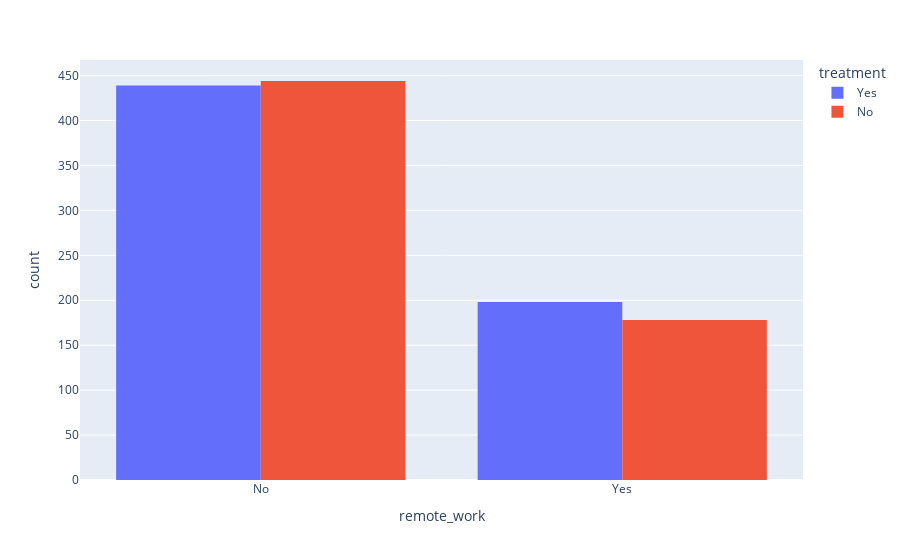

Notebook source saved alongside this figure:
### Code cell
px.histogram(df, x = 'remote_work',color='treatment',barmode='group')

### Figure 1 — Plotly figure (JSON) as saved in the notebook; plotly's stock layout.template omitted (floating-point values rounded to 4 significant figures; data arrays with more than 128 entries replaced by an {"elided": "..."} marker saying what was removed)
{"data": [{"alignmentgroup": "True", "bingroup": "x", "hovertemplate": "treatment=Yes<br>remote_work=%{x}<br>count=%{y}<extra></extra>", "legendgroup": "Yes", "marker": {"color": "#636efa", "pattern": {"shape": ""}}, "name": "Yes", "offsetgroup": "Yes", "orientation": "v", "showlegend": true, "type": "histogram", "x": {"elided": "637 str values"}, "xaxis": "x", "yaxis": "y"}, {"alignmentgroup": "True", "bingroup": "x", "hovertemplate": "treatment=No<br>remote_work=%{x}<br>count=%{y}<extra></extra>", "legendgroup": "No", "marker": {"color": "#EF553B", "pattern": {"shape": ""}}, "name": "No", "offsetgroup": "No", "orientation": "v", "showlegend": true, "type": "histogram", "x": {"elided": "622 str values"}, "xaxis": "x", "yaxis": "y"}], "layout": {"barmode": "group", "legend": {"title": {"text": "treatment"}, "tracegroupgap": 0}, "margin": {"t": 60}, "xaxis": {"anchor": "y", "domain": [0, 1], "title": {"text": "remote_work"}}, "yaxis": {"anchor": "x", "domain": [0, 1], "title": {"text": "count"}}}}
